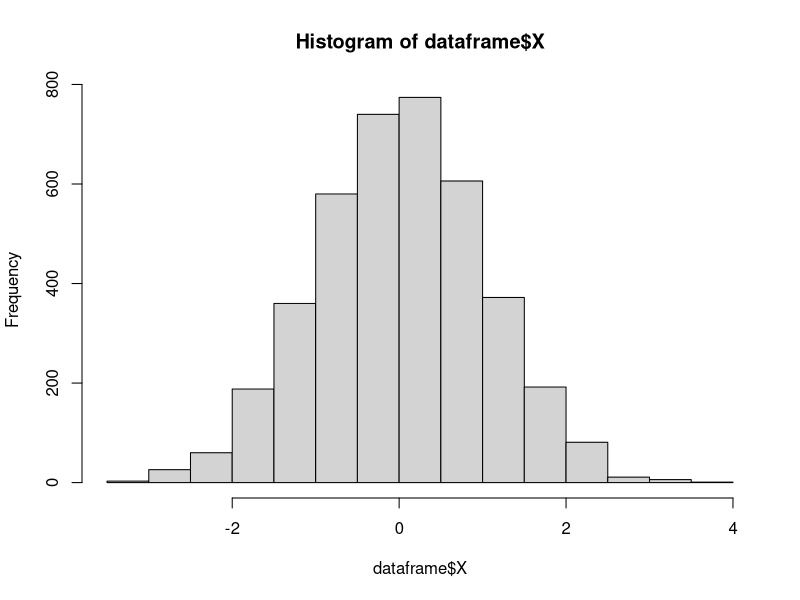
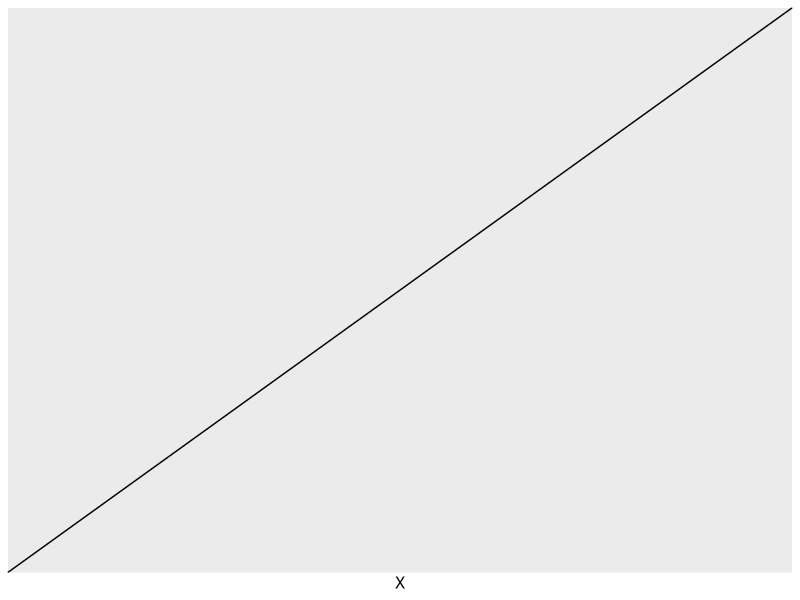

The R source for these figures, in order:
library(tidyverse)

X <- rnorm(4000, mean = 0, sd =1)
Y <- 1:4000
dataframe <- tibble(X, Y)

hist(dataframe$X)


ggplot(dataframe, aes(X)) +
  geom_abline() +
  scale_y_log10()
